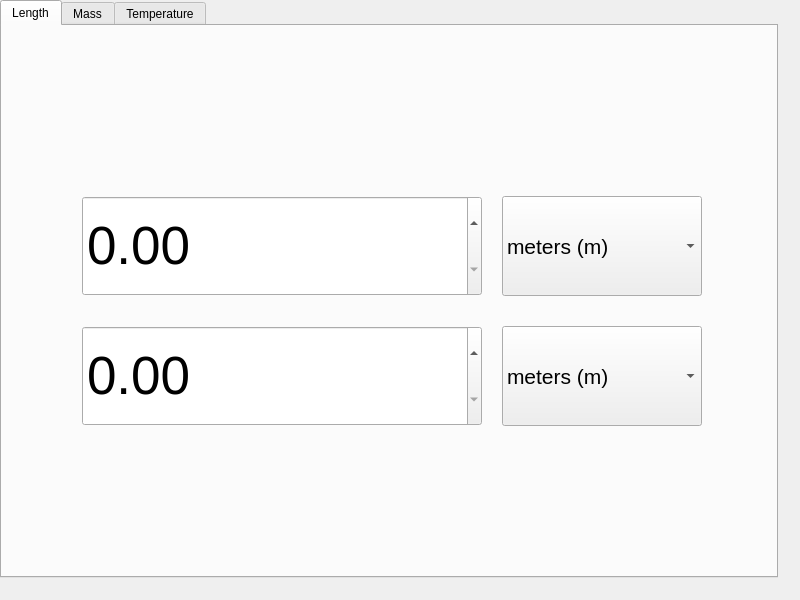
<?xml version="1.0" encoding="UTF-8"?>
<ui version="4.0">
 <class>Widget</class>
 <widget class="QWidget" name="Widget">
  <property name="geometry">
   <rect>
    <x>0</x>
    <y>0</y>
    <width>800</width>
    <height>600</height>
   </rect>
  </property>
  <property name="windowTitle">
   <string>Widget</string>
  </property>
  <widget class="QTabWidget" name="Tabs">
   <property name="geometry">
    <rect>
     <x>0</x>
     <y>0</y>
     <width>778</width>
     <height>578</height>
    </rect>
   </property>
   <property name="currentIndex">
    <number>0</number>
   </property>
   <widget class="QWidget" name="LengthTab">
    <attribute name="title">
     <string>Length</string>
    </attribute>
    <widget class="QDoubleSpinBox" name="LenInput">
     <property name="geometry">
      <rect>
       <x>80</x>
       <y>170</y>
       <width>400</width>
       <height>100</height>
      </rect>
     </property>
     <property name="font">
      <font>
       <pointsize>40</pointsize>
      </font>
     </property>
     <property name="maximum">
      <double>99999999999.000000000000000</double>
     </property>
    </widget>
    <widget class="QDoubleSpinBox" name="LenResult">
     <property name="geometry">
      <rect>
       <x>80</x>
       <y>300</y>
       <width>400</width>
       <height>100</height>
      </rect>
     </property>
     <property name="font">
      <font>
       <pointsize>40</pointsize>
      </font>
     </property>
     <property name="readOnly">
      <bool>false</bool>
     </property>
     <property name="maximum">
      <double>99999999999.000000000000000</double>
     </property>
    </widget>
    <widget class="QComboBox" name="InputBoxLen">
     <property name="geometry">
      <rect>
       <x>500</x>
       <y>170</y>
       <width>200</width>
       <height>100</height>
      </rect>
     </property>
     <property name="font">
      <font>
       <pointsize>16</pointsize>
      </font>
     </property>
     <item>
      <property name="text">
       <string>meters (m)</string>
      </property>
     </item>
     <item>
      <property name="text">
       <string>kilometers (km)</string>
      </property>
     </item>
     <item>
      <property name="text">
       <string>inches (in)</string>
      </property>
     </item>
     <item>
      <property name="text">
       <string>feet (ft)</string>
      </property>
     </item>
     <item>
      <property name="text">
       <string>miles (mi)</string>
      </property>
     </item>
    </widget>
    <widget class="QComboBox" name="ResultBoxLen">
     <property name="geometry">
      <rect>
       <x>500</x>
       <y>300</y>
       <width>200</width>
       <height>100</height>
      </rect>
     </property>
     <property name="font">
      <font>
       <pointsize>16</pointsize>
      </font>
     </property>
     <item>
      <property name="text">
       <string>meters (m)</string>
      </property>
     </item>
     <item>
      <property name="text">
       <string>kilometers (km)</string>
      </property>
     </item>
     <item>
      <property name="text">
       <string>inches (in)</string>
      </property>
     </item>
     <item>
      <property name="text">
       <string>feet (ft)</string>
      </property>
     </item>
     <item>
      <property name="text">
       <string>miles (mi)</string>
      </property>
     </item>
    </widget>
   </widget>
   <widget class="QWidget" name="MassTab">
    <attribute name="title">
     <string>Mass</string>
    </attribute>
    <widget class="QComboBox" name="ResultBoxMass">
     <property name="geometry">
      <rect>
       <x>500</x>
       <y>300</y>
       <width>200</width>
       <height>100</height>
      </rect>
     </property>
     <property name="font">
      <font>
       <pointsize>14</pointsize>
      </font>
     </property>
     <item>
      <property name="text">
       <string>kilograms (kg)</string>
      </property>
     </item>
     <item>
      <property name="text">
       <string>pounds (lb)</string>
      </property>
     </item>
     <item>
      <property name="text">
       <string>ounces (oz)</string>
      </property>
     </item>
    </widget>
    <widget class="QDoubleSpinBox" name="MassInput">
     <property name="geometry">
      <rect>
       <x>80</x>
       <y>170</y>
       <width>400</width>
       <height>100</height>
      </rect>
     </property>
     <property name="font">
      <font>
       <pointsize>40</pointsize>
      </font>
     </property>
     <property name="maximum">
      <double>99999999999.000000000000000</double>
     </property>
    </widget>
    <widget class="QComboBox" name="InputBoxMass">
     <property name="geometry">
      <rect>
       <x>500</x>
       <y>170</y>
       <width>200</width>
       <height>100</height>
      </rect>
     </property>
     <property name="font">
      <font>
       <pointsize>14</pointsize>
      </font>
     </property>
     <item>
      <property name="text">
       <string>kilograms (kg)</string>
      </property>
     </item>
     <item>
      <property name="text">
       <string>pounds (lb)</string>
      </property>
     </item>
     <item>
      <property name="text">
       <string>ounces (oz)</string>
      </property>
     </item>
    </widget>
    <widget class="QDoubleSpinBox" name="MassResult">
     <property name="geometry">
      <rect>
       <x>80</x>
       <y>300</y>
       <width>400</width>
       <height>100</height>
      </rect>
     </property>
     <property name="font">
      <font>
       <pointsize>40</pointsize>
      </font>
     </property>
     <property name="readOnly">
      <bool>false</bool>
     </property>
     <property name="maximum">
      <double>99999999999.000000000000000</double>
     </property>
    </widget>
   </widget>
   <widget class="QWidget" name="TemperatureTab">
    <attribute name="title">
     <string>Temperature</string>
    </attribute>
    <widget class="QDoubleSpinBox" name="TempResult">
     <property name="geometry">
      <rect>
       <x>80</x>
       <y>300</y>
       <width>400</width>
       <height>100</height>
      </rect>
     </property>
     <property name="font">
      <font>
       <pointsize>40</pointsize>
      </font>
     </property>
     <property name="readOnly">
      <bool>false</bool>
     </property>
     <property name="maximum">
      <double>99999999999.000000000000000</double>
     </property>
    </widget>
    <widget class="QComboBox" name="ResultBoxTemp">
     <property name="geometry">
      <rect>
       <x>500</x>
       <y>300</y>
       <width>200</width>
       <height>100</height>
      </rect>
     </property>
     <property name="font">
      <font>
       <pointsize>14</pointsize>
      </font>
     </property>
     <item>
      <property name="text">
       <string>Celsius (°C)</string>
      </property>
     </item>
     <item>
      <property name="text">
       <string>Fahrenheit (°F)</string>
      </property>
     </item>
     <item>
      <property name="text">
       <string>Kelvin (K)</string>
      </property>
     </item>
    </widget>
    <widget class="QDoubleSpinBox" name="TempInput">
     <property name="geometry">
      <rect>
       <x>80</x>
       <y>170</y>
       <width>400</width>
       <height>100</height>
      </rect>
     </property>
     <property name="font">
      <font>
       <pointsize>40</pointsize>
      </font>
     </property>
     <property name="maximum">
      <double>99999999999.000000000000000</double>
     </property>
    </widget>
    <widget class="QComboBox" name="InputBoxTemp">
     <property name="geometry">
      <rect>
       <x>500</x>
       <y>170</y>
       <width>200</width>
       <height>100</height>
      </rect>
     </property>
     <property name="font">
      <font>
       <pointsize>14</pointsize>
      </font>
     </property>
     <item>
      <property name="text">
       <string>Celsius (°C)</string>
      </property>
     </item>
     <item>
      <property name="text">
       <string>Fahrenheit (°F)</string>
      </property>
     </item>
     <item>
      <property name="text">
       <string>Kelvin (K)</string>
      </property>
     </item>
    </widget>
   </widget>
  </widget>
 </widget>
 <resources/>
 <connections/>
</ui>
